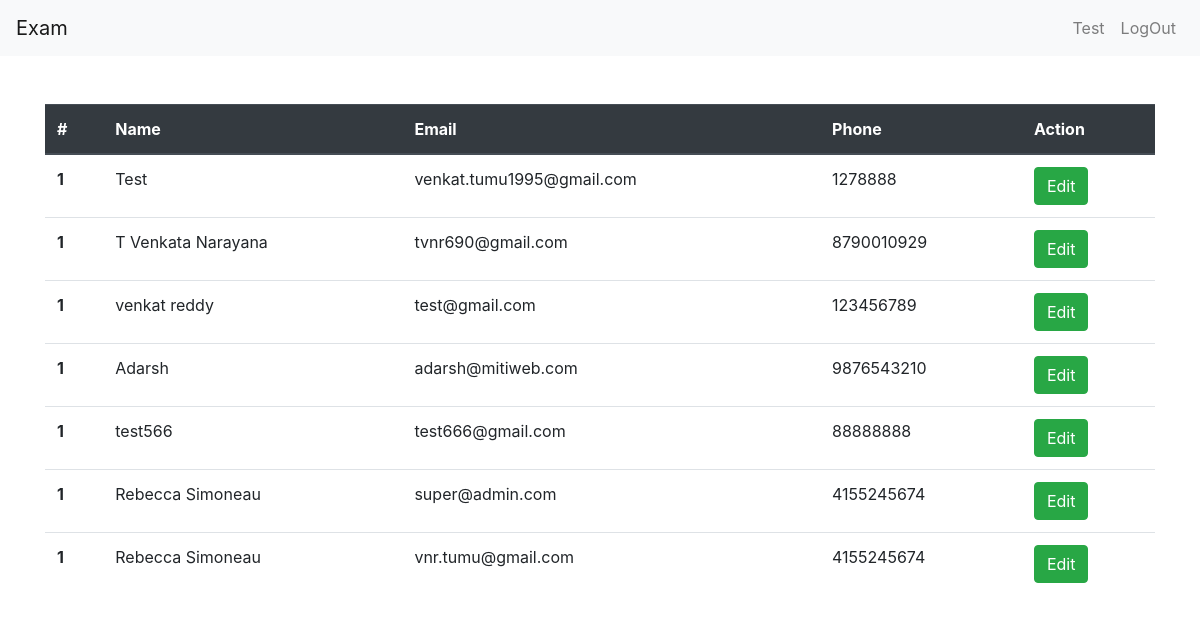
/index.php (signed in), run on the app's committed database.
### tables this page shows
CREATE TABLE `users` (
  `id` int(11) NOT NULL,
  `name` varchar(256) NOT NULL,
  `email` varchar(256) NOT NULL,
  `phone` varchar(256) NOT NULL,
  `password` varchar(256) NOT NULL,
  `created_at` timestamp NOT NULL DEFAULT current_timestamp()
);

### index.php (the view, shortened to what this page needs)
<!DOCTYPE html>
<html lang="en">
<head>
    <link rel="stylesheet" href="https://stackpath.bootstrapcdn.com/bootstrap/4.3.1/css/bootstrap.min.css">
</head>
<body>
    <header>
        <nav class="navbar navbar-expand-lg navbar-light bg-light">
            <a class="navbar-brand" href="index.php">Exam</a>
            <div class="collapse navbar-collapse" id="navbarSupportedContent">
              <ul class="navbar-nav ml-auto">
                <?php
                  if(isset($_SESSION['name'])){
                ?>
                  <li class="nav-item">
                  <a class="nav-link" href="">
                    <?php echo $_SESSION['name'];  ?>  </a>
                  </li>
                  <li class="nav-item">
                    <a class="nav-link" href="logout.php">LogOut</a>
                  </li>
                <?php } ?>
              </ul>
            </div>
        </nav>
    </header>
    <section>
      <div class="container mt-5">
        <table class="table">
            <thead class="thead-dark">
              <tr>
                <th scope="col">#</th>
                <th scope="col">Name</th>
                <th scope="col">Email</th>
                <th scope="col">Phone</th>
                <th scope="col">Action</th>
              </tr>
            </thead>
            <tbody>
            <?php
                include 'db.php';
                $sql = "SELECT * FROM `users`";
                $result = mysqli_query($con, $sql);
                while($row = mysqli_fetch_assoc($result)){
            ?>
                <tr>
                  <th scope="row">1</th>
                  <td><?php echo $row['name']; ?></td>
                  <td><?php echo $row['email']; ?></td>
                  <td><?php echo $row['phone']; ?></td>
                  <td><a href="profile.php?id=<?php echo $row['id']; ?>"><button class="btn btn-success" id="edit">Edit</button></a></td>
                </tr>
            <?php } ?>
            </tbody>
        </table>
      </div>
  </section>
</body>
</html>

### data on the page
users: name "Test", email "venkat.tumu1995@gmail.com", phone "1278888"
users: name "T Venkata Narayana", email "tvnr690@gmail.com", phone "8790010929"
users: name "venkat reddy", email "test@gmail.com", phone "123456789"
users: name "Adarsh", email "adarsh@mitiweb.com", phone "9876543210"
users: name "test566", email "test666@gmail.com", phone "88888888"
users: name "Rebecca Simoneau", email "super@admin.com", phone "4155245674"
users: name "Rebecca Simoneau", email "vnr.tumu@gmail.com", phone "4155245674"

### other printed values
$_SESSION['name'] "Test"
